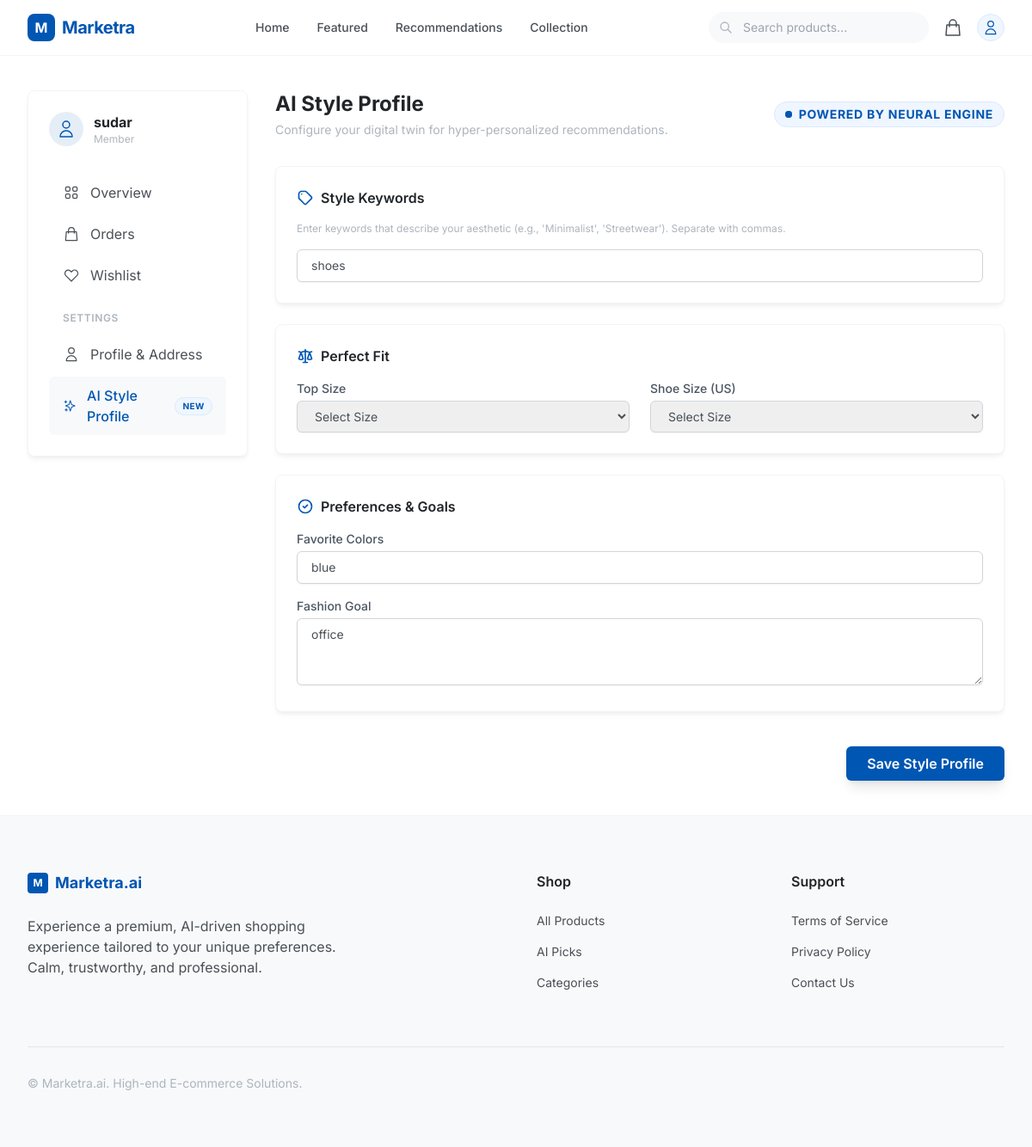
The app's page /dashboard/style-profile/ (signed in) with its own data.
### marketra/models.py (models this page shows, shortened)
class StyleProfile(models.Model):
    user = models.OneToOneField(User, on_delete=models.CASCADE, related_name='style_profile')
    style_keywords = models.JSONField(default=list, blank=True, help_text="List of AI-derived style keywords")
    sizes = models.JSONField(default=dict, blank=True, help_text="User sizes (e.g., {'top': 'M', 'shoe': '10'})")
    favorite_colors = models.CharField(max_length=255, blank=True)
    fashion_goals = models.TextField(blank=True, help_text="User's description of their style goals")

### marketra/views.py (the view, shortened to what this page needs)
# urls.py: path('dashboard/style-profile/', views.style_profile_view, name='style_profile'),
@login_required
def style_profile_view(request):
    profile, created = StyleProfile.objects.get_or_create(user=request.user)
    return render(request, 'marketra/dashboard/ai_style.html', {'profile': profile})

### marketra/templates/marketra/dashboard/ai_style.html (shortened to what this page needs)
{% extends 'marketra/dashboard/dashboard_base.html' %}
{% block dashboard_content %}
<div class="space-y-8">
    <div class="flex flex-col sm:flex-row sm:items-center justify-between gap-4">
        <div>
            <h2 class="text-2xl font-bold text-text-dark">AI Style Profile</h2>
            <p class="text-sm text-text-muted mt-1">Configure your digital twin for hyper-personalized recommendations.</p>
        </div>
        <div class="badge-ai text-sm px-3 py-1 bg-blue-50 text-primary border border-blue-100 rounded-full w-fit">
            <span class="flex items-center">
                <span class="relative flex h-2 w-2 mr-2">
                    <span class="relative inline-flex rounded-full h-2 w-2 bg-primary"></span>
                </span>
                Powered by Neural Engine
            </span>
        </div>
    </div>
    <form action="{% url 'marketra:style_profile' %}" method="POST" class="space-y-6">
        <div class="card relative overflow-hidden group transition-all hover:shadow-md">
            <h3 class="font-semibold text-text-dark mb-4 flex items-center">
                <svg class="w-5 h-5 mr-2 text-primary" fill="none" stroke="currentColor" viewBox="0 0 24 24">
                    <path stroke-linecap="round" stroke-linejoin="round" stroke-width="2" d="M7 7h.01M7 3h5c.512 0 1.024.195 1.414.586l7 7a2 2 0 010 2.828l-7 7a2 2 0 01-2.828 0l-7-7A1.994 1.994 0 013 12V7a4 4 0 014-4z"></path>
                </svg>
                Style Keywords
            </h3>
            <p class="text-xs text-text-muted mb-4">Enter keywords that describe your aesthetic (e.g., 'Minimalist', 'Streetwear'). Separate with commas.</p>
            <input type="text" name="style_keywords"
                value="{% if profile.style_keywords %}{{ profile.style_keywords|join:', ' }}{% endif %}"
                class="w-full rounded-md border-gray-300 shadow-sm focus:border-primary focus:ring-primary sm:text-sm px-4 py-2 border transition-all"
                placeholder="Minimalist, Vintage, Streetwear...">
        </div>
        <div class="card hover:shadow-md transition-all">
            <h3 class="font-semibold text-text-dark mb-4 flex items-center">
                Perfect Fit
            </h3>
            <div class="grid grid-cols-1 sm:grid-cols-2 gap-6">
                <div>
                    <label class="block text-sm font-medium text-gray-600 mb-1">Top Size</label>
                    <select name="size_top" class="w-full rounded-md border-gray-300 shadow-sm focus:border-primary focus:ring-primary sm:text-sm px-4 py-2 border">
                        <option value="">Select Size</option>
                    </select>
                </div>
                <div>
                    <label class="block text-sm font-medium text-gray-600 mb-1">Shoe Size (US)</label>
                    <select name="size_shoe" class="w-full rounded-md border-gray-300 shadow-sm focus:border-primary focus:ring-primary sm:text-sm px-4 py-2 border">
                        <option value="">Select Size</option>
                    </select>
                </div>
            </div>
        </div>
        <div class="card hover:shadow-md transition-all">
            <h3 class="font-semibold text-text-dark mb-4 flex items-center">
                <svg class="w-5 h-5 mr-2 text-primary" fill="none" stroke="currentColor" viewBox="0 0 24 24">
                    <path stroke-linecap="round" stroke-linejoin="round" stroke-width="2" d="M9 12l2 2 4-4m6 2a9 9 0 11-18 0 9 9 0 0118 0z"></path>
                </svg>
                Preferences & Goals
            </h3>
            <div class="space-y-4">
                <div>
                    <label class="block text-sm font-medium text-gray-600 mb-1">Favorite Colors</label>
                    <input type="text" name="favorite_colors" value="{{ profile.favorite_colors|default:'' }}"
                        class="w-full rounded-md border-gray-300 shadow-sm focus:border-primary focus:ring-primary sm:text-sm px-4 py-2 border"
                        placeholder="e.g. Navy Blue, Charcoal, White">
                </div>
                <div>
                    <label class="block text-sm font-medium text-gray-600 mb-1">Fashion Goal</label>
                    <textarea name="fashion_goals" rows="3"
                        class="w-full rounded-md border-gray-300 shadow-sm focus:border-primary focus:ring-primary sm:text-sm px-4 py-2 border"
                        placeholder="I want to build a versatile wardrobe...">{{ profile.fashion_goals|default:'' }}</textarea>
                </div>
            </div>
        </div>
        <div class="flex justify-end pt-4">
            <button type="submit" class="inline-flex items-center px-6 py-2 bg-primary text-white font-semibold rounded-md hover:bg-blue-700 focus:outline-none focus:ring-2 focus:ring-offset-2 focus:ring-primary transition-all shadow-lg">
                Save Style Profile
            </button>
        </div>
    </form>
</div>
{% endblock %}

### marketra/templates/marketra/dashboard/dashboard_base.html (shortened to what this page needs)
{% extends 'marketra/base.html' %}
{% block content %}
<div class="max-w-7xl mx-auto px-4 sm:px-6 lg:px-8 py-10">
    <div class="flex flex-col md:flex-row gap-8">
        <div class="w-full md:w-64 flex-shrink-0">
            <div class="bg-white rounded-lg shadow-soft border border-gray-100 p-6 sticky top-24">
                <div class="flex items-center space-x-3 mb-8">
                    <div class="w-10 h-10 bg-primary/10 rounded-full flex items-center justify-center text-primary">
                        <svg class="w-6 h-6" fill="none" stroke="currentColor" viewBox="0 0 24 24">
                            <path stroke-linecap="round" stroke-linejoin="round" stroke-width="1.5" d="M16 7a4 4 0 11-8 0 4 4 0 018 0zM12 14a7 7 0 00-7 7h14a7 7 0 00-7-7z"></path>
                        </svg>
                    </div>
                    <div>
                        <p class="font-bold text-text-dark">{{ user.username }}</p>
                        <p class="text-xs text-text-muted">Member</p>
                    </div>
                </div>
                <nav class="space-y-1">
                    <a href="{% url 'marketra:dashboard' %}" class="flex items-center space-x-3 px-4 py-2.5 rounded-md transition-colors {% if request.resolver_match.url_name == 'dashboard' %}bg-secondary-bg text-primary font-medium{% else %}text-text-medium hover:bg-gray-50 hover:text-text-dark{% endif %}">
                        <span>Overview</span>
                    </a>
                    <a href="{% url 'marketra:orders' %}" class="flex items-center space-x-3 px-4 py-2.5 rounded-md transition-colors {% if request.resolver_match.url_name == 'orders' %}bg-secondary-bg text-primary font-medium{% else %}text-text-medium hover:bg-gray-50 hover:text-text-dark{% endif %}">
                        <svg class="w-5 h-5" fill="none" stroke="currentColor" viewBox="0 0 24 24"><path stroke-linecap="round" stroke-linejoin="round" stroke-width="1.5" d="M16 11V7a4 4 0 00-8 0v4M5 9h14l1 12H4L5 9z"></path></svg>
                        <span>Orders</span>
                    </a>
                    <a href="{% url 'marketra:wishlist' %}" class="flex items-center space-x-3 px-4 py-2.5 rounded-md transition-colors {% if request.resolver_match.url_name == 'wishlist' %}bg-secondary-bg text-primary font-medium{% else %}text-text-medium hover:bg-gray-50 hover:text-text-dark{% endif %}">
                        <svg class="w-5 h-5" fill="none" stroke="currentColor" viewBox="0 0 24 24"><path stroke-linecap="round" stroke-linejoin="round" stroke-width="1.5" d="M4.318 6.318a4.5 4.5 0 000 6.364L12 20.364l7.682-7.682a4.5 4.5 0 00-6.364-6.364L12 7.636l-1.318-1.318a4.5 4.5 0 00-6.364 0z"></path></svg>
                        <span>Wishlist</span>
                    </a>
                    <div class="pt-4 pb-2">
                        <p class="px-4 text-xs font-semibold text-text-muted uppercase tracking-wider">Settings</p>
                    </div>
                    <a href="{% url 'marketra:profile' %}" class="flex items-center space-x-3 px-4 py-2.5 rounded-md transition-colors {% if request.resolver_match.url_name == 'profile' %}bg-secondary-bg text-primary font-medium{% else %}text-text-medium hover:bg-gray-50 hover:text-text-dark{% endif %}">
                        <svg class="w-5 h-5" fill="none" stroke="currentColor" viewBox="0 0 24 24"><path stroke-linecap="round" stroke-linejoin="round" stroke-width="1.5" d="M16 7a4 4 0 11-8 0 4 4 0 018 0zM12 14a7 7 0 00-7 7h14a7 7 0 00-7-7z"></path></svg>
                        <span>Profile & Address</span>
                    </a>
                    <a href="{% url 'marketra:style_profile' %}" class="flex items-center space-x-3 px-4 py-2.5 rounded-md transition-colors {% if request.resolver_match.url_name == 'style_profile' %}bg-secondary-bg text-primary font-medium{% else %}text-text-medium hover:bg-gray-50 hover:text-text-dark{% endif %}">
                        <svg class="w-5 h-5" fill="none" stroke="currentColor" viewBox="0 0 24 24"><path stroke-linecap="round" stroke-linejoin="round" stroke-width="1.5" d="M5 3v4M3 5h4M6 17v4m-2-2h4m5-16l2.286 6.857L21 12l-5.714 2.143L13 21l-2.286-6.857L5 12l5.714-2.143L13 3z"></path></svg>
                        <span>AI Style Profile</span>
                        <span class="ml-auto badge-ai">New</span>
                    </a>
                </nav>
            </div>
        </div>
        <div class="flex-grow">
            {% block dashboard_content %}{% endblock %}
        </div>
    </div>
</div>
{% endblock %}

### records on screen
StyleProfile: style_keywords "shoes", favorite_colors "blue", fashion_goals "office"

### other values on screen
{{ user.username }} "sudar"
